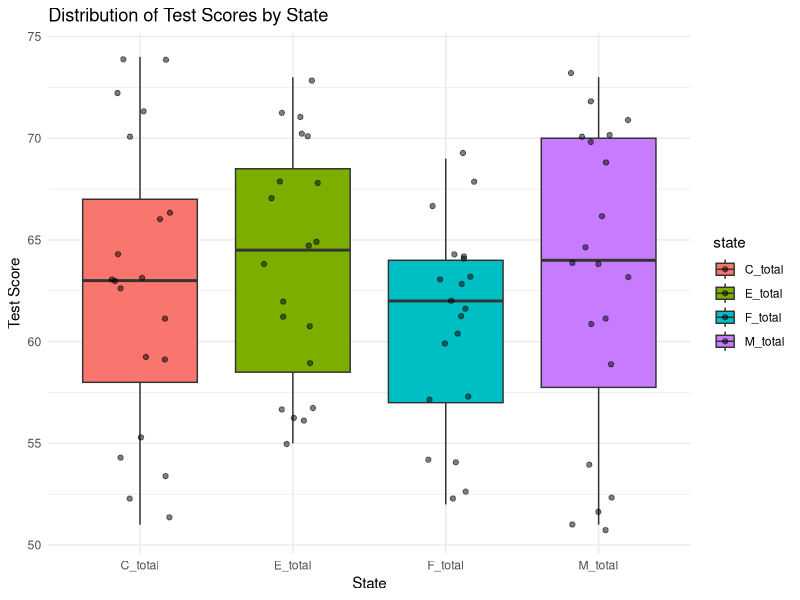
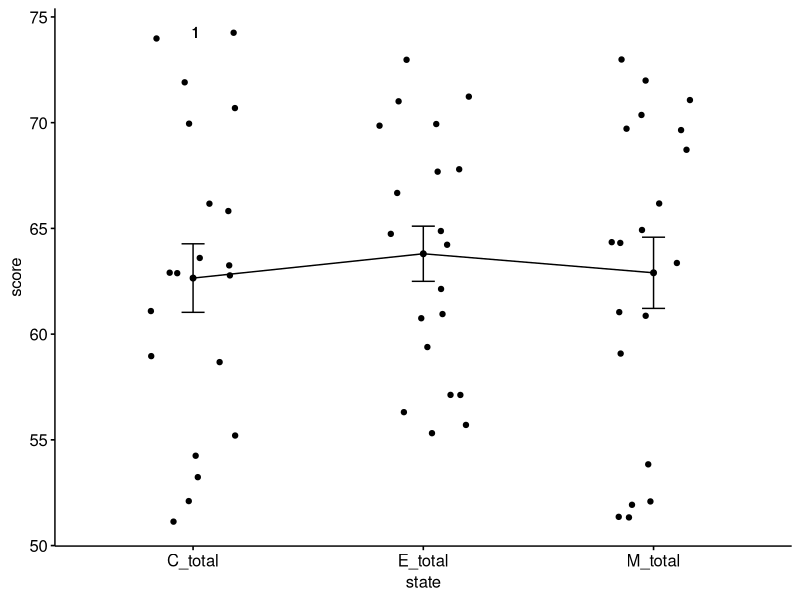

These figures' R source, in order:
library(tidyverse)
library(ggplot2)
library(readxl)
library(tidyr)
library(car)
library(dplyr)
library(ggpubr)
library(rstatix)

# Import Data
data <- read_excel("Score_FinalReport.xlsx")

data_long <- data %>%
  gather(key = "state", value = "score", F_total,C_total,E_total,M_total)

# Visualization
ggplot(data_long, aes(x = state, y = score, fill = state)) +
  geom_boxplot() +
  geom_jitter(width = 0.2, alpha = 0.5) +
  labs(title = "Distribution of Test Scores by State",
       x = "State",
       y = "Test Score") +
  theme_minimal()

# Perform Wilcoxon signed-rank test
classic_p_value <- wilcox.test(data$F_total, data$C_total, paired = TRUE, alternative = "less")$p.value
electronic_p_value <- wilcox.test(data$F_total, data$E_total, paired = TRUE, alternative = "less")$p.value
metal_p_value <- wilcox.test(data$F_total, data$M_total, paired = TRUE, alternative = "less")$p.value

# Filter Relax State
data_long_music <- data_long %>%
  filter(state != "F_total")

# Check Normality and Homogeneity of Variance
# Normality
data_long_music %>%
  group_by(state) %>% 
  shapiro_test(score)

# Homogeneity of Variance
data_long_music <- data_long_music %>%
  mutate(state = as.factor(state))
data_long_music %>% 
  levene_test(score ~ state)

#  K-W test
res.kruskal <- data_long_music %>% kruskal_test(score ~ state)
res.kruskal

# Post-hoc test
pairwise_t_test(data_long_music, score ~ state, paired = TRUE, p.adjust.method = "bonferroni")

# Effect Size
data_long_music %>% kruskal_effsize(score ~ state)

library(pwr)
effect_size <- 0.5
alpha <- 0.05
power <- 0.8

sample_size <- pwr.t.test(d = effect_size, sig.level = alpha, power = power, type = "paired", alternative = "two.sided")
sample_size

# Visualization
ggline(data_long_music, x = "state", y = "score", add = c("mean_se", "jitter")) +
  stat_compare_means(aes(label = ..p.adj..), method = "t.test", paired = TRUE)
